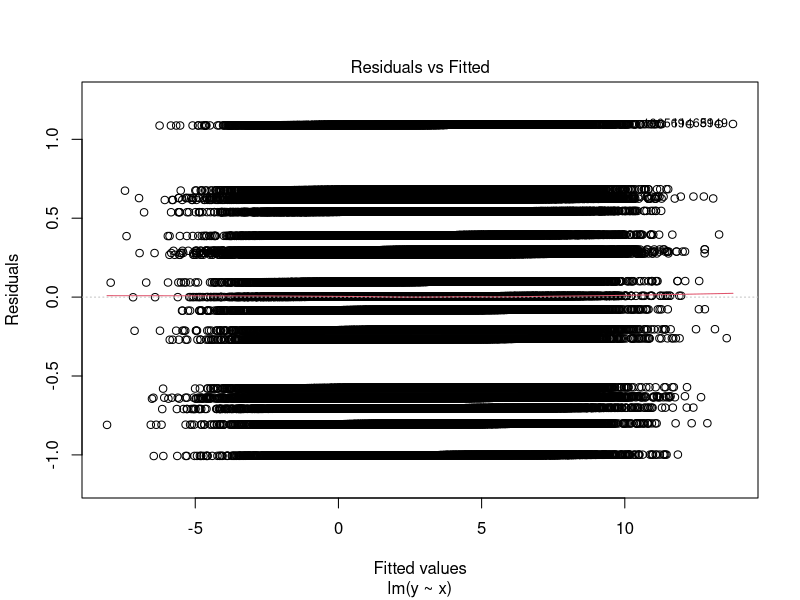
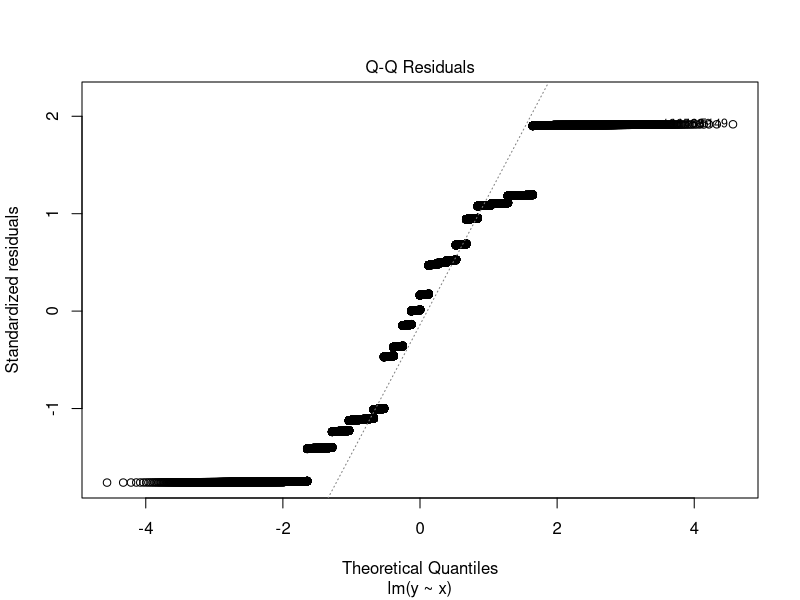
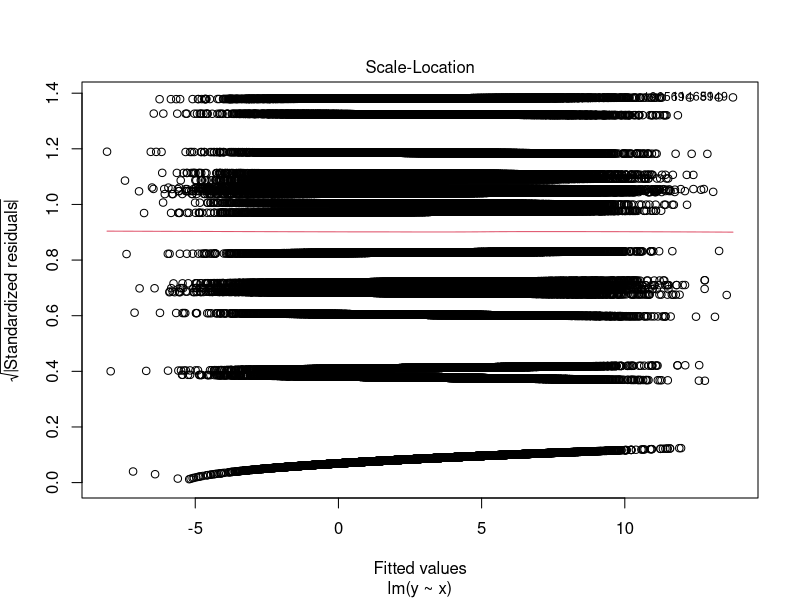
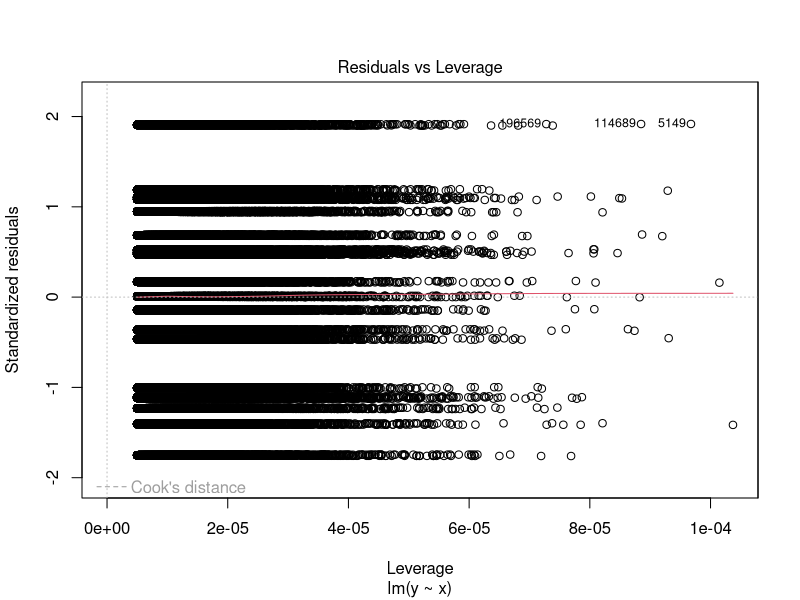

Generate these figures, in order, with R:
################################################################################ 
#################### Statistical Programming Languages #### ####################
####################           Solutions - Day 1            ####################
################################################################################

############## Introduction and Variables, Vectors, Matrices, etc. #############

######################################
### Exercise 1 (My first R script) ###
######################################

# What was your working directory? 
# 1 a)
getwd()

#Set your current working directory to “Statistical Programming”.
# 1 b)
#setwd(".../Statistical Programming")  # ... depends on your folder structure

# 1 c)
str1 <- "slumdog"
str2 <- "millionaire"
# return the objects
str1
str2
# get class
class(str1)
class(str2)
# are they vectors?
is.vector(str1)
is.vector(str2)

# 1 d)
x <- 34.9
x <- as.character(x)
x

######################################
### Exercise 2 (R as a calculator) ###
######################################

# 2 a)
sin(3 * pi + 2)

# 2 b)
log(10, base = 5)

# 2 c)
sum(1:10)

# 2 d)
exp((2 + 3i) * (4 - 1i))
# Alternative:
exp(complex(real = 2, imaginary = 3) * complex(real = 4, imaginary = -1))

# 2 e)
482^(1/3)

############################
### Exercise 3 (Vectors) ###
############################

# 3 a)
# Create a vector a with the elements 1, 3, 5, 7, 11, 13, 17 and 19.
a <- c(1, 3, 5, 7, 11, 13, 17, 19)
a

# 3 b)
# Create a vector b with 2^1, 2^2, ..., 2^8
b <- 2^(1:8)
b

# 3 c)
# Create a vector c with 1^2, 2^2, ..., 2^8
c <- (1:8)^2
c

# 3 d)
# Find the positions where elements of b and c coincide. (Hint: ?which)
which(b == c)       # check with b[b == c]; c[b == c]

# 3 e)
# Create a vector d which contains the numbers from 1 to 100 and another vector e which contains
# 100 elements equal to 7.
d <- 1:100 	        # alternatively, seq(1, 100); check with head(d)
e <- rep(7, 100)    # check with head(e)

# 3 f)
# Create a vector f with the first 30 elements of the following 
# geometric progression: an = 10x(1.5)^(n−1). Compute the cumulative
# sum of the vector elements. Give the elements and positions
# of f whose cumulative sum is greater than 10^6.
n <- 1:30
f <- 10 * (1.5)^(n - 1) 
#f2 <- 10 * (1.5)^(1:30 - 1) 
# cumulative sum
cumsum(f)  
# position
which(cumsum(f) > 10^6)
# elements
cumsum(f)[cumsum(f) > 10^6]

# 3 g)
# Compute the values of the function y= e^(-x) for an equidistant grid 
# from -3 to 3 with an stepwidth
x <- seq(-3, 3, by = 0.5)
y = exp(-x)

###################################
### Exercise 4 (Random vectors) ###
###################################

# 4 a)
# Create a vector norm of size n = 100 from a normal distribution 
# with mean 2 and standard deviation 4.
n <- 100000
set.seed(1034) # make results reproducible
norm <- rnorm(n, mean = 2, sd = 4)  # head(norm)

# Create two vectors called: norm.even and norm.odd with 
# the elements of norm in the even and odd positions, respectively. 
norm.even <- norm[(1:n %% 2) == 0]
norm.odd <- norm[(1:n %% 2) == 1]

# norm.even2 <- norm[seq(2, 100,2)]
# norm.odd2 <- norm[seq(1, 99, 2)]

# Compute the mean and standard deviation of norm.even and
# norm.odd. 
mean(norm.even)
sd(norm.even)
mean(norm.odd)
sd(norm.odd)

# Furthermore, compute the mean and standard deviation of norm.even 
# and norm.odd considering only the positive numbers.
mean(norm.even[norm.even > 0])
sd(norm.even[norm.even > 0])^2
mean(norm.odd[norm.odd > 0])
sd(norm.odd[norm.odd > 0])^2

# 4 b)
# Create a vector pois of size  n = 50 from a poisson distribution 
# with expectation 15. 
n <- 50
pois <- rpois(n, lambda = 15)  # head(pois)

# Create a new vector pois3 that contains the elements in pois that 
# are divisible by 3. 
pois3 <- pois[(pois %% 3) == 0]  # head(pois3)
n_pois3 <- length(pois3); n_pois3

# Add random noise from a standard normal distribution to pois3 
# and store it in a variable pois3.noise.
pois3.noise <- pois3 + rnorm(length(pois3), mean = 0, sd = 1)  # head(pois3.noise)

#############################
### Exercise 5 (Matrices) ###
#############################

# 5 a)
# Create a matrix M.c with the first column vector b and
M.c <- cbind(b, c)
M.c
dim(M.c)
M.c[7, ]

# 5 b)
# Create a matrix M.r with the first row vector a
# and the second row vector b (from Exercise 3). 
# Rename the rows of M.r to a, and b, and the columns 
# to S, T, ..., Y, Z
# (Hint: These are the letters 19 to 26 of the alphabet. 
# The alphabet is provided by the constants letters and LETTERS.)
M.r <- rbind(a, b)  # alternatively, M.r <- rbind(a, t(b))
rownames(M.r) <- c("a", "b")  
colnames(M.r) <- LETTERS[19:26]
M.r

# 5 c)
# Print the matrix M.r without the column W.
M.r[, colnames(M.r) != "W"]  # alternatively, M.r[, -5]

# Print the elements of M.r larger than 12.
# 5 d)
M.r[M.r > 12]

# Create a 10x10 matrix D which contains the
# numbers 1 to 100 filled by columns and another $10x10$
# matrix E which contains the numbers $1, 1/2,
# 1/3, \dots, 1/100$ filled by rows.
# 5 e)
D <- matrix(1:100, nrow = 10, ncol = 10, byrow = FALSE)
D
E <- matrix(1 / (1:100), nrow = 10, ncol = 10, byrow = TRUE)
E
# E = t(1/D)

# Calculate the sum D + E, the difference D-E, the (matrix!)
# product P = DxE and the product of the elements d_{i,j}xe_{i,j})_{i,j=1...10}.
# Print the diagonal elements of the matrix P.
# 5 f)
D + E   # Sum
D - E   # Difference
P <- D %*% E # Matrix product
D * E   # Elementwise product
diag(P) # diagonal elements of P

###########################
### Exercise 6 (Arrays) ###
###########################
UCBAdmissions


# 6 a)
# the number of students admitted and rejected
# admitted/rejected corresponds to rows (1st dimension of the array)
# -> MARGIN = 1
apply(X = UCBAdmissions, MARGIN = 1, FUN = sum) 
# Alternative (without apply()):
c("Admitted" = sum(UCBAdmissions[1, , ]), "Rejected" = sum(UCBAdmissions[2, , ]))

# 6 b) 
# the number of males and females
# male/female corresponds to columns (2nd dimension of the array) 
# -> MARGIN = 2
apply(X = UCBAdmissions, MARGIN = 2, FUN = sum) 
# Alternative (without apply()):
c("Male" = sum(UCBAdmissions[, 1, ]), "Female" = sum(UCBAdmissions[, 2, ]))

# 6 c)
# the number of students by departments
# department corresponds to 3rd dimension of the array -> MARGIN = 3
apply(X = UCBAdmissions, MARGIN = 3, FUN = sum) 
# Alternative (without apply()):
c("A" = sum(UCBAdmissions[, , 1]), "B" = sum(UCBAdmissions[, , 2]), 
  "C" = sum(UCBAdmissions[, , 3]),
  "D" = sum(UCBAdmissions[, , 4]), "E" = sum(UCBAdmissions[, , 5]), 
  "F" = sum(UCBAdmissions[, , 6]))

# 6 d)
# the number of students admitted and rejected by gender
# admitted/rejected: MARGIN = 1, male/female: MARGIN = 2 
# -> combined: MARGIN = 1:2
apply(X = UCBAdmissions, MARGIN = 1:2, FUN = sum)
# Alternative (without apply()):
Admitted <- c("Male" = sum(UCBAdmissions[1, 1, ]), "Female" = sum(UCBAdmissions[1, 2, ]))
Rejected <- c("Male" = sum(UCBAdmissions[2, 1, ]), "Female" = sum(UCBAdmissions[2, 2, ]))
rbind(Admitted, Rejected)

# 6 e)
# the number of males and females by departments
# male/female: MARGIN = 2, department: MARGIN = 3 -> combined: MARGIN = 2:3
apply(X = UCBAdmissions, MARGIN = 2:3, FUN = sum)
# Alternative (without apply()):
Male <- c("A" = sum(UCBAdmissions[, 1, 1]), "B" = sum(UCBAdmissions[, 1, 2]), 
          "C" = sum(UCBAdmissions[, 1, 3]), "D" = sum(UCBAdmissions[, 1, 4]),
          "E" = sum(UCBAdmissions[, 1, 5]), "F" = sum(UCBAdmissions[, 1, 6]))
Female <- c("A" = sum(UCBAdmissions[, 2, 1]), "B" = sum(UCBAdmissions[, 2, 2]), 
            "C" = sum(UCBAdmissions[, 2, 3]), "D" = sum(UCBAdmissions[, 2, 4]),
            "E" = sum(UCBAdmissions[, 2, 5]), "F" = sum(UCBAdmissions[, 2, 6]))
rbind(Male, Female)

##########################
### Exercise 7 (Lists) ###
##########################

# 7 a)
# Create a named list List with three components:
# 1. a vector x with 20 random numbers from a standard Normal distribution,
# 2. a 10 ×10 matrix y with 100 values from a standard Normal distribution,
# 3. a binary vector z with 10 zeros and 20 ones.
set.seed(1242) # make results reproducible
List <- list(x = rnorm(20, mean = 0, sd = 1),
             y = matrix(rnorm(100, mean = 0, sd = 1), nrow = 10, ncol = 10), 
             z = rep(c(0, 1), c(10, 20)))
lapply(X = List, FUN = sum)  
# Alternative (without lapply()):
sum(List$x); sum(List$y); sum(List$z)

# Create a vector x with 20 random values from a standard Normal distribution. 
# Create a vector y applying the following linear function on x: y= 3 + 2.5x. 
# Add to y a random noise through a centered Normal distribution with a standard 
# deviation of 0.5. Fit a simple linear model using:
# model <- lm(y~x). Verify that model is a list. 
# 7 b)
x <- rnorm(200000, mean = 0, sd = 1)
x
y <- 3 + 2.5 * x
y
y <- y + rnorm(20, mean = 0, sd = 0.5)
y
model <- lm(y ~ x)
is.list(model)

# Apply the summary function and access the list elements. 
# Execute the following command methods(class=’lm’) to see all 
# methods available for the class lm.
summary(model)
  names(summary(model))
  summary(model)[[1]]   # summary(model)$call
  summary(model)[[2]]   # summary(model)$terms
  summary(model)[[3]]   # summary(model)$residuals
  summary(model)[[4]]   # summary(model)$coefficients
  summary(model)[[5]]   # summary(model)$aliased
  summary(model)[[6]]   # summary(model)$sigma
  summary(model)[[7]]   # summary(model)$df
  summary(model)[[8]]   # summary(model)$r.squared
  summary(model)[[9]]   # summary(model)$adj.r.squared
  summary(model)[[10]]  # summary(model)$fstatistic
  summary(model)[[11]]  # summary(model)$cov.unscaled
methods(class = 'lm')   # R functions which can be applied to objects of class lm
# example
confint(model)
plot(model)

